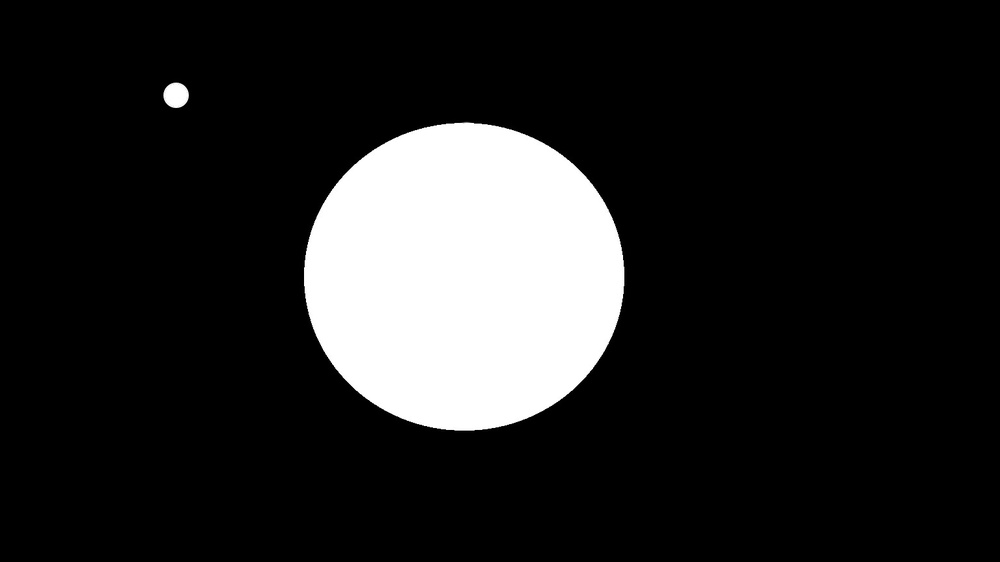
#> input picture img.jpg, 1000 x 562 px, shrunk from 1536 x 864 before the run, given in place of the camera
$ python try.py   (older library calls are emulated)
#> lines starting #> are read from the running program, lines starting #| are printed output that depends on the picture; after the words box and inside, x2 and y2 are one past the last pixel; in counts of white or black regions, pixels touching at a corner belong together
#> further down, frame is the input picture: shape (562, 1000, 3); min 0, max 255, mean 35.3
import cv2
import numpy as np
import sys
import re

def houghCircles(img):
	img = cv2.medianBlur(img, 5)
	cimg = cv2.cvtColor(img,cv2.COLOR_GRAY2BGR)

	if ((re.compile("3*")).match(cv2.__version__)):
		circles = cv2.HoughCircles(img, cv2.HOUGH_GRADIENT,
				1, 20,param1=70,param2=50,minRadius=0, maxRadius=0)
#> circles = [[470.5, 278.5, 153.8], [175.5, 94.5, 13]]
	else:
		circles = cv2.HoughCircles(img, cv2.cv.CV_HOUGH_GRADIENT,
				1, 20,param1=70,param2=50,minRadius=0, maxRadius=0)

	if circles is not None:
		circles = np.uint16(np.around(circles))
#> circles = [[470, 278, 154], [176, 94, 13]]
		for i in circles[0,:]:
		    cv2.circle(cimg,(i[0],i[1]),i[2],(0,255,0),2)
		    cv2.circle(cimg,(i[0],i[1]),2,(0,0,255),3)
#> this loop made 2 passes
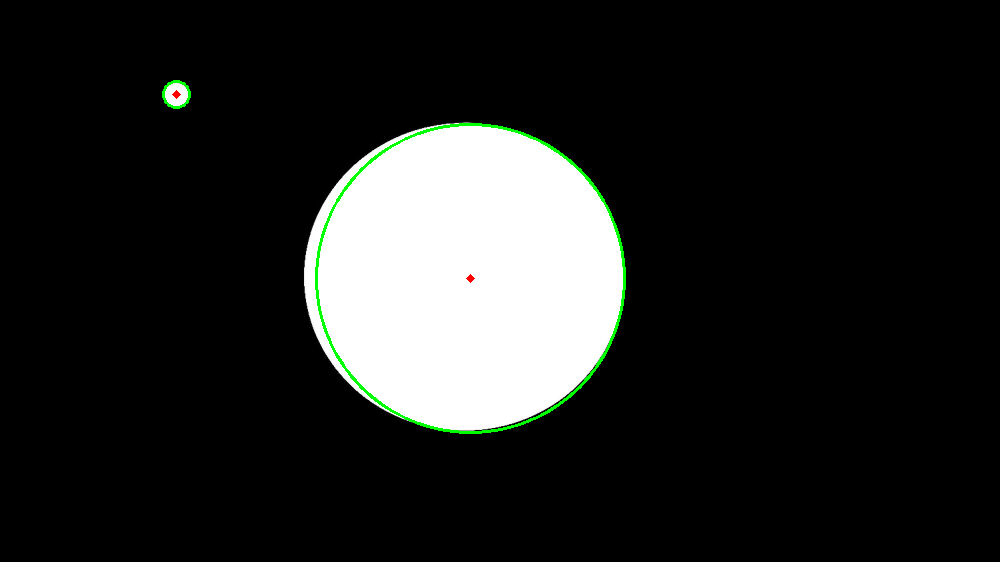
#> cimg: shape (562, 1000, 3); mean B, G, R 34.5, 35.9, 34.5
	return cimg

def eulerToCoordinateTransform(line):
	for rho, theta in line:
		a = np.cos(theta)
		b = np.sin(theta)
		x0 = a*rho
		y0 = b*rho
		x1 = int(x0 + 1000*(-b))
		y1 = int(y0 + 1000*(a))
		x2 = int(x0 - 1000*(-b))
		y2 = int(y0 - 1000*(a))
	return [(x1,y1),(x2,y2)]

def getIntersection(line_1, line_2):
	line1 = eulerToCoordinateTransform(line_1)
	line2 = eulerToCoordinateTransform(line_2)

	s1 = np.array(line1[0])
	e1 = np.array(line1[1])

	s2 = np.array(line2[0])
	e2 = np.array(line2[1])

	a1 = (s1[1] - e1[1]) / (s1[0] - e1[0])
	b1 = s1[1] - (a1 * s1[0])

	a2 = (s2[1] - e2[1]) / (s2[0] - e2[0])
	b2 = s2[1] - (a2 * s2[0])

	if abs(a1 - a2) < sys.float_info.epsilon:
		return False

	x = (b2 - b1) / (a1 - a2)
	y = a1 * x + b1
	return (x, y)

def houghLines(img):
	gray = cv2.cvtColor(img,cv2.COLOR_BGR2GRAY)
	edges = cv2.Canny(gray,50,150,apertureSize = 3)
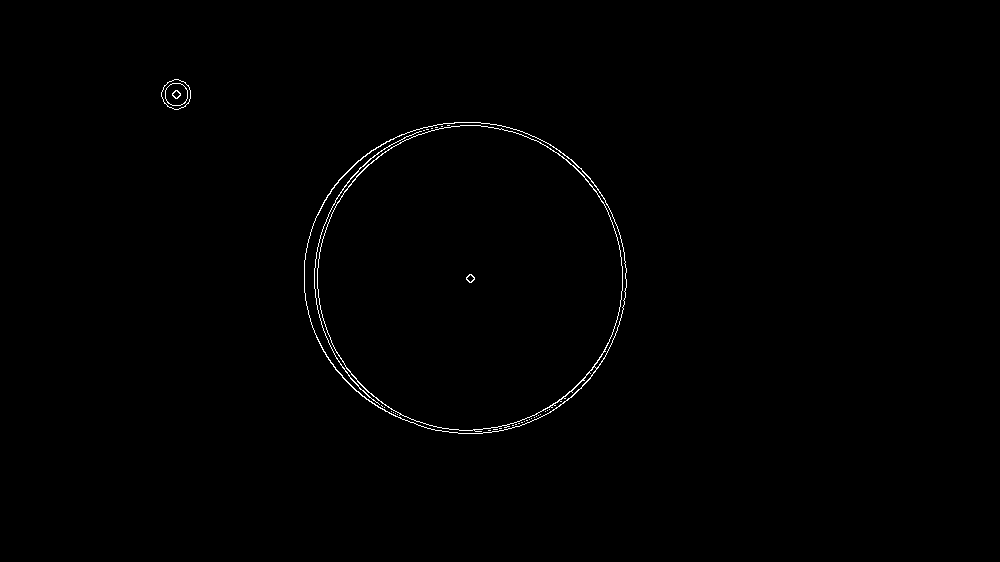
#> edges: shape (562, 1000); 0.5% white in thin lines or dots, all inside (x1, y1, x2, y2) = (161, 79, 627, 434)

	lines = cv2.HoughLines(edges, 1.75, np.pi/180,150)
#> lines = None

	if lines is not None:

		for line in lines:
			for rho,theta in line:
				line_transform = eulerToCoordinateTransform(line)
				cv2.line(img,line_transform[0],line_transform[1],(0,0,255),2)

		for i in range(len(lines)):
			for j in range(i+1,len(lines)):
				if getIntersection(lines[i], lines[j]):
					center = getIntersection(lines[i], lines[j])
					cv2.circle(img,(int(center[0]),int(center[1])),2,(0,255,0),3)
	return img

if __name__ == '__main__':
	cap = cv2.VideoCapture(0)

	if not cap.isOpened():
		print('Exiting with state 1...')
		exit(1)
	while(True):
		ret, frame = cap.read()
		if not ret:
			break
		gray = cv2.cvtColor(frame, cv2.COLOR_BGR2GRAY)

		houghCircleImage = houghCircles(gray)
		houghLineImage = houghLines(houghCircleImage)

		cv2.imshow('Circles and Lines', houghLineImage)

		if cv2.waitKey(1) & 0xFF == ord('q'):
#> (key q is pressed here)
			break

	cv2.waitKey(0)
	cv2.destroyAllWindows()
